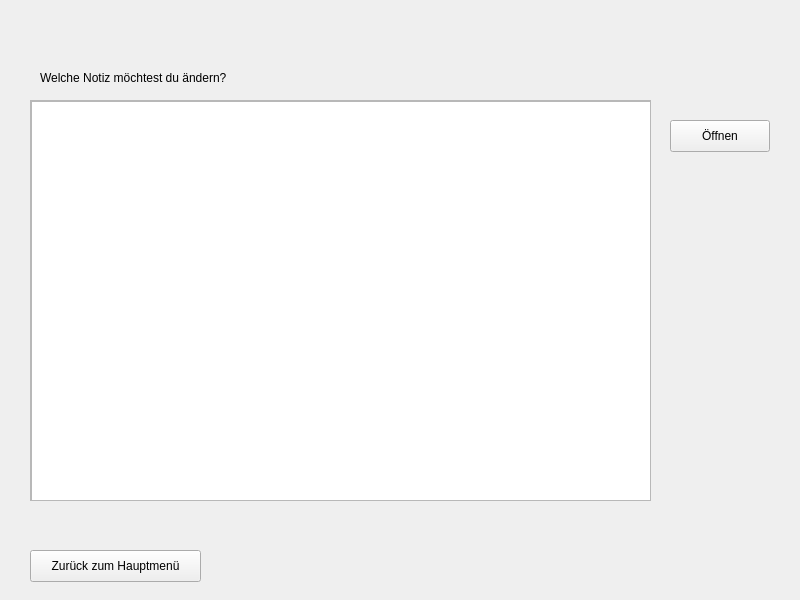
<?xml version="1.0" encoding="UTF-8"?>
<ui version="4.0">
 <class>editnote</class>
 <widget class="QWidget" name="editnote">
  <property name="geometry">
   <rect>
    <x>0</x>
    <y>0</y>
    <width>800</width>
    <height>600</height>
   </rect>
  </property>
  <property name="windowTitle">
   <string>Dialog</string>
  </property>
  <widget class="QLabel" name="label_editnote">
   <property name="geometry">
    <rect>
     <x>40</x>
     <y>70</y>
     <width>271</width>
     <height>16</height>
    </rect>
   </property>
   <property name="text">
    <string>Welche Notiz möchtest du ändern?</string>
   </property>
   <property name="alignment">
    <set>Qt::AlignmentFlag::AlignLeading|Qt::AlignmentFlag::AlignLeft|Qt::AlignmentFlag::AlignVCenter</set>
   </property>
  </widget>
  <widget class="QScrollArea" name="scrollArea">
   <property name="geometry">
    <rect>
     <x>30</x>
     <y>100</y>
     <width>621</width>
     <height>401</height>
    </rect>
   </property>
   <property name="widgetResizable">
    <bool>true</bool>
   </property>
   <widget class="QWidget" name="scrollAreaWidgetContents">
    <property name="geometry">
     <rect>
      <x>0</x>
      <y>0</y>
      <width>619</width>
      <height>399</height>
     </rect>
    </property>
    <widget class="QListWidget" name="listWidget_editnote">
     <property name="geometry">
      <rect>
       <x>0</x>
       <y>0</y>
       <width>621</width>
       <height>401</height>
      </rect>
     </property>
    </widget>
   </widget>
  </widget>
  <widget class="QPushButton" name="backButton_editnote">
   <property name="geometry">
    <rect>
     <x>30</x>
     <y>550</y>
     <width>171</width>
     <height>32</height>
    </rect>
   </property>
   <property name="text">
    <string>Zurück zum Hauptmenü</string>
   </property>
  </widget>
  <widget class="QPushButton" name="openButton_editnote">
   <property name="geometry">
    <rect>
     <x>670</x>
     <y>120</y>
     <width>100</width>
     <height>32</height>
    </rect>
   </property>
   <property name="text">
    <string>Öffnen</string>
   </property>
  </widget>
 </widget>
 <resources/>
 <connections/>
</ui>
